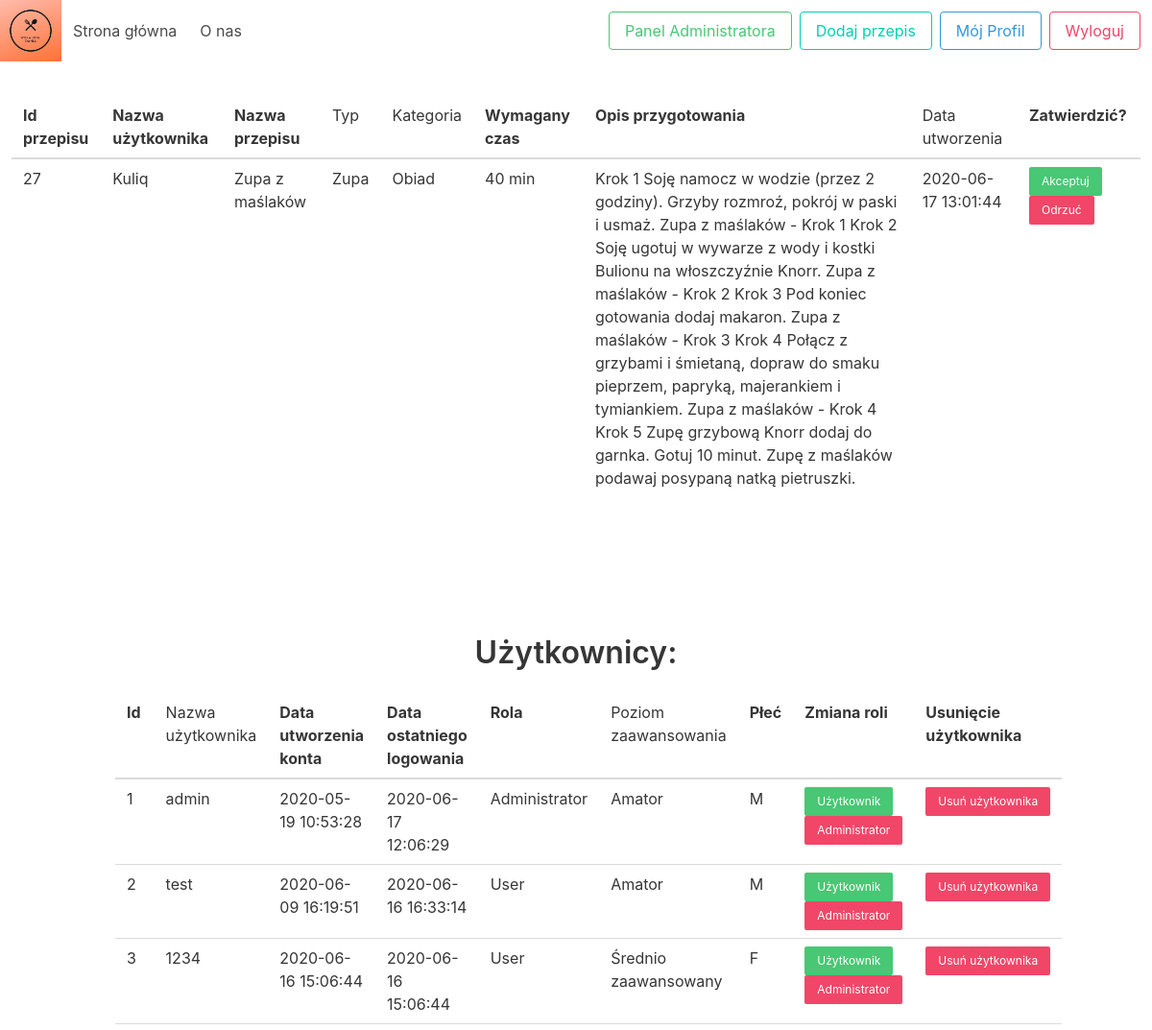
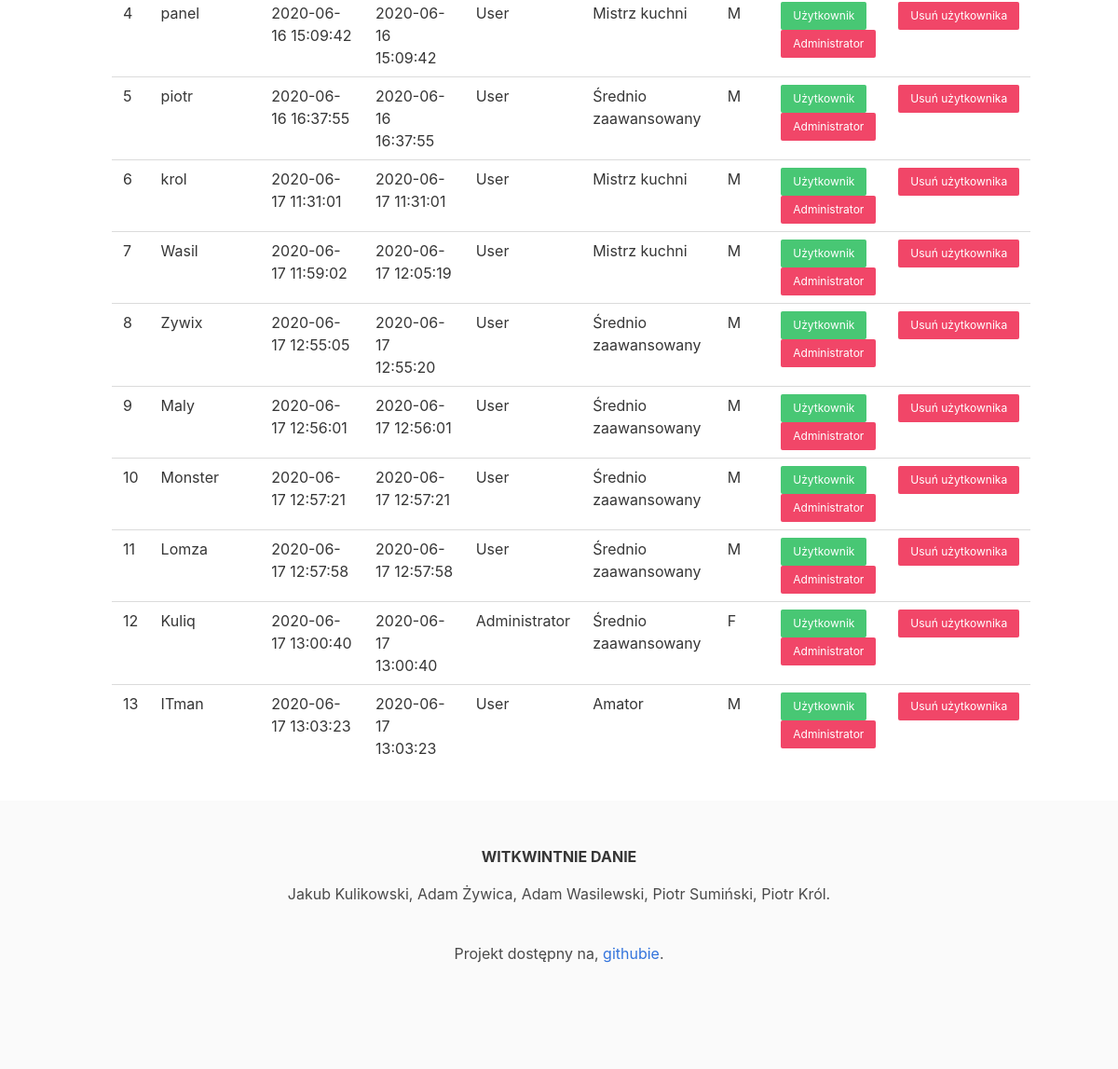
The page /admin (signed in) on the database its author committed (2 pictures, top to bottom).
### tables this page shows
CREATE TABLE `recipes` (
  `recipe_id` INTEGER PRIMARY KEY AUTOINCREMENT,
  `user_id` INTEGER,
  `type_of_food_id` INTEGER,
  `food_category_id` INTEGER,
  `name` TEXT UNIQUE NOT NULL,
  `creation_date` DATE NOT NULL DEFAULT (DATETIME('now', 'localtime')),
  `description` TEXT NOT NULL,
  `rating` INTEGER CHECK (rating BETWEEN 1 AND 10),
  `checked` BOOLEAN NOT NULL DEFAULT 0 CHECK(checked IN (0,1)),
  `time_required` INTEGER NOT NULL,
  `views` INTEGER DEFAULT 0 CHECK ( views >= 0 ),
  CONSTRAINT recipes_user_id_fk
      FOREIGN KEY (user_id) REFERENCES users(user_id) ON DELETE SET NULL,
  CONSTRAINT recipes_type_of_food_id_fk
      FOREIGN KEY (type_of_food_id) REFERENCES types_of_food (type_of_food_id) ON DELETE RESTRICT,
  CONSTRAINT recipes_food_category_id_fk
      FOREIGN KEY (food_category_id) REFERENCES food_categories (food_category_id) ON DELETE RESTRICT
);

CREATE TABLE `users` (
  `user_id` INTEGER PRIMARY KEY AUTOINCREMENT,
  `username` TEXT UNIQUE NOT NULL,
  `creation_date` DATE NOT NULL DEFAULT (DATETIME('now', 'localtime')),
  `last_login_date` DATE CHECK ( last_login_date >= creation_date ),
  `role_id` INTEGER NOT NULL,
  `cooking_level_id` INTEGER,
  `sex` TEXT CHECK (sex IN ('F','M')),
  `password` TEXT NOT NULL,
  CONSTRAINT users_role_id_fk
      FOREIGN KEY (role_id) REFERENCES roles (role_id) ON DELETE RESTRICT,
  CONSTRAINT users_cooking_levels_id_fk
      FOREIGN KEY (cooking_level_id) REFERENCES cooking_levels (cooking_level_id) ON DELETE RESTRICT
);

CREATE TABLE `types_of_food` (
  `type_of_food_id` INTEGER PRIMARY KEY AUTOINCREMENT,
  `name` TEXT UNIQUE NOT NULL
);

CREATE TABLE `food_categories` (
  `food_category_id` INTEGER PRIMARY KEY AUTOINCREMENT,
  `name` TEXT UNIQUE NOT NULL
);

CREATE TABLE `roles` (
  `role_id` INTEGER PRIMARY KEY AUTOINCREMENT,
  `name` TEXT UNIQUE NOT NULL
);

CREATE TABLE "cooking_levels" (
	"cooking_level_id"	INTEGER PRIMARY KEY AUTOINCREMENT,
	"name"	TEXT NOT NULL UNIQUE,
	"description"	TEXT
);

### app/utils/sessions.py (the view)
    def decorator(*args, **kwargs):
        if session['user']['role_name'].lower() == 'administrator':
            return f(*args, **kwargs)
        else:
            return redirect(url_for('.index'))

### app/db.py (called while the page is built)
def get_db():
    db = getattr(g, _DB_PROPERTY, None)
    if db is None:
        db = sqlite3.connect(Config.DB_FILE)
        setattr(g, _DB_PROPERTY, db)
    return db

def query_db_object(query, *args, one=False, commit=False):
    db = get_db()
    cursor = db.cursor()
    cursor.execute(query, args)
    r = []
    for i in cursor.fetchall():
        r.append(dict(zip([x[0] for x in cursor.description], i)))
    if commit:
        db.commit()
    if r and one:
        return r[0]
    else:
        return r

### app/routes.py (called while the page is built)
@app.route('/admin')
@login_required
@admin_required
def admin():
    return render_template('administrator.html',
                           recipes_to_check=r.get_recipes_list(False),
                           users=u.get_all_users())

### app/utils/recipies.py (called while the page is built)
def get_recipes_list(checked=None):
    sql = """
        SELECT r.recipe_id,
            r.user_id, u.username,
            r.type_of_food_id, tf.name AS type_of_food,
            r.food_category_id, fc.name AS food_category,
            r.name, r.creation_date, r.description, r.rating, r.checked, r.time_required, r.views
        FROM recipes r
        LEFT JOIN users u USING(user_id)
        INNER JOIN types_of_food tf USING(type_of_food_id)
        INNER JOIN food_categories fc USING(food_category_id)

    """
    if checked is True:
        return query_db_object(sql + " WHERE checked = 1 ORDER BY r.creation_date DESC")
    elif checked is False:
        return query_db_object(sql + " WHERE checked = 0 ORDER BY r.creation_date DESC")
    else:
        return query_db_object(sql + " ORDER BY r.creation_date DESC")

### app/utils/sessions.py (called while the page is built)
def login_required(f):
    def decorator(*args, **kwargs):
        if 'user' in session:
            return f(*args, **kwargs)
        else:
            return redirect(url_for('.login'))
    decorator.__name__ = f.__name__
    return decorator

def admin_required(f):
    def decorator(*args, **kwargs):
        if session['user']['role_name'].lower() == 'administrator':
            return f(*args, **kwargs)
        else:
            return redirect(url_for('.index'))
    decorator.__name__ = f.__name__
    return decorator

### app/utils/users.py (called while the page is built)
def get_all_users():
    return query_db_object("""
        SELECT u.user_id, u.username, u.creation_date, u.last_login_date,
            u.role_id, r.name AS role,
            u.cooking_level_id, cl.name AS cooking_level,
            u.sex
        FROM users u
        INNER JOIN roles r USING (role_id)
        LEFT JOIN cooking_levels cl USING (cooking_level_id)
    """)

### app/templates/administrator.html (shortened to what this page needs)
<!DOCTYPE html>
<html>
<head>
  <link rel="stylesheet" href="/static/css/bulma.css">
</head>
<body>
  <nav class="navbar" role="navigation" aria-label="main navigation">
    <div class="navbar-brand">
      <a class="image is-64x64">
        <img src="/static/img/logo.png" width=auto height=auto>
      </a>
    </div>
    <div id="navbarBasicExample" class="navbar-menu">
      <div class="navbar-start">
        <a href="{{ url_for('main.index') }}" class="navbar-item">
          Strona główna
        </a>
        <a href="{{ url_for('main.about_us') }}" class="navbar-item">
          O nas
        </a>
      </div>
      <div class="navbar-end">
        <div class="navbar-item">
          <div class="buttons">
            {% if session.user is defined %}
            {% if session.user.role_name == "Administrator" %}
            <a href="{{ url_for('main.admin') }}" class="button is-success is-outlined">
              Panel Administratora
            </a>
            {% endif %}
            <a href="{{ url_for('main.new_recipe') }}" class="button is-primary is-outlined">
              Dodaj przepis
            </a>
            <a href="{{ url_for('main.user_profile') }}" class="button is-info is-outlined">
              Mój Profil
            </a>
            <a href="{{ url_for('main.logout') }}" class="button is-danger is-outlined">
              Wyloguj
            </a>
            {% else %}
            <a href="{{ url_for('main.register') }}" class="button is-primary">
              <strong>Rejestracja</strong>
            </a>
            <a href="{{ url_for('main.login') }}" class="button is-light">
              Logowanie
              {% endif %}
          </div>
        </div>
      </div>
    </div>
  </nav>
  <section class="section">
    <div class="columns is-centered">
      <div class="control">
        {% if recipes_to_check %}
        <table class="table">
          <thead>
            <tr>
              <th class="tg-0lax">Id przepisu</th>
              <th class="tg-0lax">Nazwa użytkownika</th>
              <th class="tg-0lax">Nazwa przepisu</th>
              <th class="tg-0lax"><span style="font-weight:400;font-style:normal">Typ</span></th>
              <th class="tg-0lax"><span style="font-weight:400;font-style:normal">Kategoria</span></th>
              <th class="tg-0lax">Wymagany czas</th>
              <th class="tg-0lax">Opis przygotowania</th>
              <th class="tg-0lax"><span style="font-weight:400;font-style:normal">Data utworzenia</span></th>
              <th class="tg-0lax">Zatwierdzić?</th>
            </tr>
          </thead>
          <tbody>
            {% for recipe in recipes_to_check %}
            <tr>
              <td class="tg-0lax">{{ recipe.recipe_id }}</td>
              <td class="tg-0lax">{{ recipe.username }}</td>
              <td class="tg-0lax">{{ recipe.name }}</td>
              <td class="tg-0lax">{{ recipe.type_of_food }}</td>
              <td class="tg-0lax">{{ recipe.food_category }}</td>
              <td class="tg-0lax">{{ recipe.time_required }} min</td>
              <td class="tg-0lax">{{ recipe.description }}</td>
              <td class="tg-0lax">{{ recipe.creation_date }}</td>
              <td class="tg-0lax">
                <a class="button is-success is-small"
                  href="{{ url_for('main.accept_recipe', recipe_id=recipe.recipe_id) }}">Akceptuj</a>
                <a class="button is-danger is-small"
                  href="{{ url_for('main.delete_recipe', recipe_id=recipe.recipe_id) }}">Odrzuć</a>
              </td>
            </tr>
            {% endfor %}
          </tbody>
        </table>
        {% else %}
        <p>Brak przepisów do zatwierdzenia</p>
        {% endif %}
        <br/>
        <br/>
        <br/>
        <br/>
        <br/>
        <div class="container has-text-centered">
          <p class="title is-3 is-spaced">Użytkownicy:</p>
          <table class="table">
            <thead>
              <tr>
                <th class="tg-0pky">Id</th>
                <th class="tg-0pky"><span style="font-weight:400;font-style:normal">Nazwa użytkownika</span></th>
                <th class="tg-0pky">Data utworzenia konta</th>
                <th class="tg-0pky">Data ostatniego logowania</th>
                <th class="tg-0pky">Rola</th>
                <th class="tg-0pky"><span style="font-weight:400;font-style:normal">Poziom zaawansowania</span></th>
                <th class="tg-0pky">Płeć</th>
                <th class="tg-0pky">Zmiana roli</th>
                <th class="tg-0pky">Usunięcie użytkownika</th>
              </tr>
            </thead>
            <tbody>
              {% for user in users %}
              <tr>
                <td class="tg-0pky">{{ user.user_id }}</td>
                <td class="tg-0pky">{{ user.username }}</td>
                <td class="tg-0pky">{{ user.creation_date }}</td>
                <td class="tg-0pky">{{ user.last_login_date }}</td>
                <td class="tg-0pky">{{ user.role }}</td>
                <td class="tg-0pky">{{ user.cooking_level }}</td>
                <td class="tg-0pky">{{ user.sex }}</td>
                <td class="tg-0pky">
                  <div class="columns">
                    <div class="column">
                      <a class="button is-success is-small"
                        href="{{ url_for('main.set_user_role', user_id=user.user_id) }}">Użytkownik</a>
                      <div class="columns is-mobile">
                        <div class="column">
                          <a class="button is-danger is-small"
                            href="{{ url_for('main.set_admin_role', user_id=user.user_id) }}">Administrator</a>
                        </div>
                      </div>
                    </div>
                  </div>
                </td>
                <td>
                  <a class="button is-danger is-small"
                    href="{{ url_for('main.delete_user', user_id=user.user_id) }}">
                    Usuń użytkownika</a>
                </td>
              </tr>
              {% endfor %}
            </tbody>
          </table>
        </div>
      </div>
    </div>
  </section>
  <footer class="footer">
    <div class="content has-text-centered">
      <p>
        <strong>WITKWINTNIE DANIE</strong>
      <p>Jakub Kulikowski, Adam Żywica, Adam Wasilewski, Piotr Sumiński, Piotr Król. </p>
      <p>Projekt dostępny na,
        <a href="https://github.com/a-was/kuchniowy-raj">githubie</a>.
      </p>
      </p>
    </div>
  </footer>
</body>
</html>

### rows shown on the page
recipes: recipe_id "27", username "Kuliq", name "Zupa z maślaków", type_of_food "Zupa", food_category "Obiad", time_required "40", description "Krok 1 Soję namocz w wodzie (przez 2 godziny). Grzyby rozmroź, pokrój w paski i usmaż. Zupa z maślaków - Krok 1 Krok 2 Soję ugotuj w wywarze z wody i kostki Bulionu na włoszczyźnie Knorr. Zupa z maślaków - Krok 2 Krok 3 Pod koniec gotowania dodaj makaron. Zupa z maślaków - Krok 3 Krok 4 Połącz z grzybami i śmietaną, dopraw do smaku pieprzem, papryką, majerankiem i tymiankiem. Zupa z maślaków - Krok 4 Krok 5 Zupę grzybową Knorr dodaj do garnka. Gotuj 10 minut. Zupę z maślaków podawaj posypaną natką pietruszki.", creation_date "2020-06-17 13:01:44"
users: user_id "1", username "admin", creation_date "2020-05-19 10:53:28", last_login_date "2020-06-17 12:06:29", role "Administrator", cooking_level "Amator", sex "M"
users: user_id "2", username "test", creation_date "2020-06-09 16:19:51", last_login_date "2020-06-16 16:33:14", role "User", cooking_level "Amator", sex "M"
users: user_id "3", username "1234", creation_date "2020-06-16 15:06:44", last_login_date "2020-06-16 15:06:44", role "User", cooking_level "Średnio zaawansowany", sex "F"
users: user_id "4", username "panel", creation_date "2020-06-16 15:09:42", last_login_date "2020-06-16 15:09:42", role "User", cooking_level "Mistrz kuchni", sex "M"
users: user_id "5", username "piotr", creation_date "2020-06-16 16:37:55", last_login_date "2020-06-16 16:37:55", role "User", cooking_level "Średnio zaawansowany", sex "M"
users: user_id "6", username "krol", creation_date "2020-06-17 11:31:01", last_login_date "2020-06-17 11:31:01", role "User", cooking_level "Mistrz kuchni", sex "M"
users: user_id "7", username "Wasil", creation_date "2020-06-17 11:59:02", last_login_date "2020-06-17 12:05:19", role "User", cooking_level "Mistrz kuchni", sex "M"
users: user_id "8", username "Zywix", creation_date "2020-06-17 12:55:05", last_login_date "2020-06-17 12:55:20", role "User", cooking_level "Średnio zaawansowany", sex "M"
users: user_id "9", username "Maly", creation_date "2020-06-17 12:56:01", last_login_date "2020-06-17 12:56:01", role "User", cooking_level "Średnio zaawansowany", sex "M"
users: user_id "10", username "Monster", creation_date "2020-06-17 12:57:21", last_login_date "2020-06-17 12:57:21", role "User", cooking_level "Średnio zaawansowany", sex "M"
users: user_id "11", username "Lomza", creation_date "2020-06-17 12:57:58", last_login_date "2020-06-17 12:57:58", role "User", cooking_level "Średnio zaawansowany", sex "M"
users: user_id "12", username "Kuliq", creation_date "2020-06-17 13:00:40", last_login_date "2020-06-17 13:00:40", role "Administrator", cooking_level "Średnio zaawansowany", sex "F"
users: user_id "13", username "ITman", creation_date "2020-06-17 13:03:23", last_login_date "2020-06-17 13:03:23", role "User", cooking_level "Amator", sex "M"
